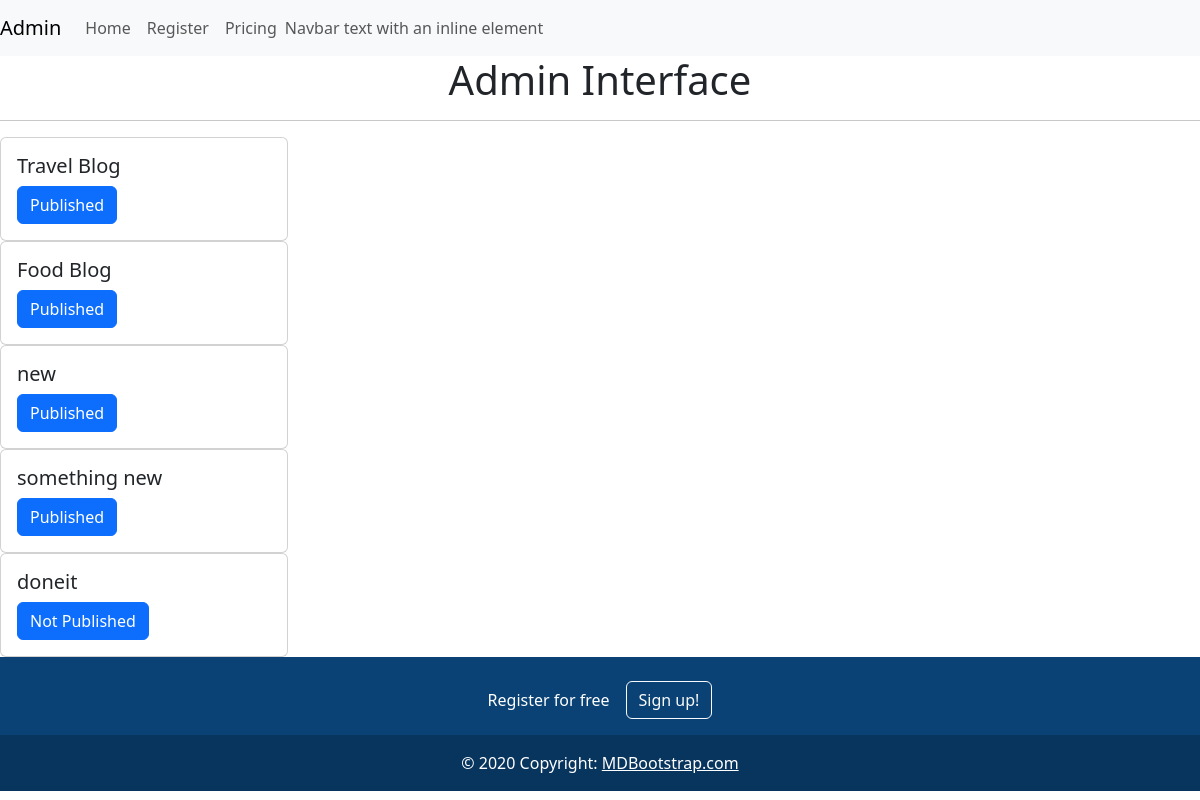
Screenshot of /admin_home/ (signed in) with the database file from the repository.
### blog_app/models.py (models this page shows, shortened)
class Blog(models.Model):
    gener_choices = (
        ('education','Education'),
        ('movie','Movie'),
        ('politics','Politics'),
        ('others','Others')
    )
    author = models.ForeignKey(User,on_delete=models.CASCADE)
    title = models.CharField(max_length=50,null=True)
    genre = models.CharField(max_length=20,choices=gener_choices,default='education')
    content = models.TextField(null=True)
    image = models.ImageField(upload_to='image/',null=True)
    created_date = models.DateTimeField(auto_now=True)
    updated_date = models.DateTimeField(auto_now_add=True)
    is_published = models.BooleanField(default=False)

### blog_app/views.py (the view)
# urls.py: path('admin_home/',views.admin_home,name='admin_home'),
@login_required(login_url='login')
def admin_home(request):
    if request.user.is_superuser:
        blog = Blog.objects.all()
        context = {'blog':blog}
    else:
        return HttpResponse('Permission Denied')
    return render(request,'admin.html',context)

### blog_app/templates/admin.html
{% extends 'base.html' %}
{% block content %}
    <h1 style="text-align: center;">Admin Interface</h1>
    <hr>
    {% for i in blog %}
    <div class="card" style="width: 18rem;">
      <div class="card-body">
        <h5 class="card-title">{{i.title}}</h5>
        <a href="{% url 'change_status' i.id %}" class="btn btn-primary">{% if i.is_published %}Published{% else %}Not Published{% endif %}</a>
      </div>
    </div>
    {% endfor %}
{% endblock %}

### blog_app/templates/base.html (shortened to what this page needs)
<!DOCTYPE html>
<html lang="en">
<head>
    <link href="https://cdn.jsdelivr.net/npm/bootstrap@5.3.1/dist/css/bootstrap.min.css" rel="stylesheet">
</head>
<body>
    <nav class="navbar navbar-expand-lg navbar-light bg-light">
        <a class="navbar-brand" href="#">{{ request.user.username.title }}</a>
        <div class="collapse navbar-collapse" id="navbarText">
          <ul class="navbar-nav mr-auto">
            <li class="nav-item active">
              <a class="nav-link" href="{% url 'home' %}">Home </a>
            </li>
            <li class="nav-item">
              <a class="nav-link" href="{% url 'register' %}">Register</a>
            </li>
            <li class="nav-item">
              <a class="nav-link" href="#">Pricing</a>
            </li>
          </ul>
          <span class="navbar-text">
            Navbar text with an inline element
          </span>
        </div>
      </nav>
      {% block content %}
      {% endblock %}
      <section class="">
        <footer class="text-center text-white" style="background-color: #0a4275;">
          <div class="container p-4 pb-0">
            <section class="">
              <p class="d-flex justify-content-center align-items-center">
                <span class="me-3">Register for free</span>
                <button type="button" class="btn btn-outline-light btn-rounded">
                  Sign up!
                </button>
              </p>
            </section>
          </div>
          <div class="text-center p-3" style="background-color: rgba(0, 0, 0, 0.2);">
            © 2020 Copyright:
            <a class="text-white" href="https://mdbootstrap.com/">MDBootstrap.com</a>
          </div>
        </footer>
      </section>
</body>
</html>

### rows the page displays
Blog: title "Travel Blog", is_published "Published"
Blog: title "Food Blog", is_published "Published"
Blog: title "new", is_published "Published"
Blog: title "something new", is_published "Published"
Blog: title "doneit", is_published "Not Published"

### other values shown
{{ request.user.username.title }} "Admin"
